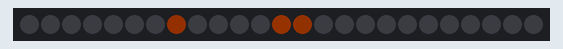
Recording of a sketch running on a simulated ESP32. Shown: 25 RGB LEDs in strip order, left to right. Dim RGB values are drawn brighter than linear; random numbers use the default seed unless the sketch sets one.

Above: at 0.08 s.
At 3.96 s:
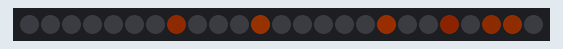
At 8.0 s:
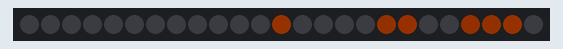
At 16.04 s:
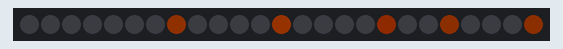
At 26.59 s:
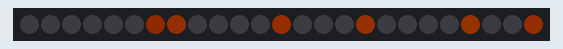
At 37.06 s:
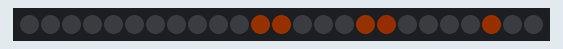

The sketch:

LED_Matrix_Patricle_Fountain.ino
```cpp
/*
 * =============================================================================
 * PARTICLE FOUNTAIN - FreeRTOS VERSION
 * =============================================================================
 *
 * Creates a particle fountain from the bottom-centre of the 5x5 RGB matrix.
 *
 * Particles:
 *   - Start at the bottom centre.
 *   - Move upward.
 *   - Drift left or right.
 *   - Slow down due to gravity.
 *   - Gradually fade.
 *   - Restart when they leave the matrix.
 *
 * FreeRTOS:
 *   Particle task -> Updates particle physics and displays each frame.
 *
 * Matrix = GPIO 7
 * =============================================================================
 */

#include <Arduino.h>
#include <Adafruit_NeoPixel.h>

#define MATRIX_PIN 7
#define NUM_LEDS   25

#define PARTICLES 8

Adafruit_NeoPixel matrix(
  NUM_LEDS,
  MATRIX_PIN,
  NEO_GRB + NEO_KHZ800
);

SemaphoreHandle_t matrixMutex;


//=============================================================================
// Particle Structure
//=============================================================================

struct Particle
{
  float x;
  float y;

  float dx;
  float dy;

  uint8_t brightness;
};

Particle particles[PARTICLES];


//=============================================================================
// Matrix Mapping
//=============================================================================

int pixelXY(int x, int y)
{
  if (y % 2 == 0)
    return y * 5 + x;

  return y * 5 + (4 - x);
}


//=============================================================================
// Reset Particle
//=============================================================================

void resetParticle(int i)
{
  // Start at bottom centre.
  particles[i].x = 2;
  particles[i].y = 0;

  // Random horizontal drift.
  particles[i].dx =
    random(-10, 11) / 20.0;

  // Initial upward velocity.
  particles[i].dy =
    random(10, 20) / 10.0;

  particles[i].brightness =
    random(150, 256);
}


//=============================================================================
// Particle Animation Task
//=============================================================================

void particleTask(void *parameter)
{
  while (true)
  {
    if (xSemaphoreTake(
          matrixMutex,
          portMAX_DELAY
        ) == pdTRUE)
    {
      matrix.clear();

      for (int i = 0;
           i < PARTICLES;
           i++)
      {
        //=================================================
        // Update position.
        //=================================================

        particles[i].x +=
          particles[i].dx;

        particles[i].y +=
          particles[i].dy;

        //=================================================
        // Gravity.
        //=================================================

        particles[i].dy -= 0.08;

        //=================================================
        // Fade particle.
        //=================================================

        if (particles[i].brightness > 10)
        {
          particles[i].brightness -= 8;
        }
        else
        {
          particles[i].brightness = 0;
        }

        //=================================================
        // Convert floating-point position to matrix cell.
        //=================================================

        int x =
          round(particles[i].x);

        int y =
          round(particles[i].y);

        //=================================================
        // Draw particle if it is inside the matrix.
        //=================================================

        if (x >= 0 && x < 5 &&
            y >= 0 && y < 5)
        {
          uint8_t b =
            particles[i].brightness;

          matrix.setPixelColor(
            pixelXY(x, y),
            matrix.Color(
              b,
              b / 3,
              0
            )
          );
        }

        //=================================================
        // Restart finished particles.
        //=================================================

        if (
          particles[i].y > 5 ||
          particles[i].x < -1 ||
          particles[i].x > 5 ||
          particles[i].brightness == 0
        )
        {
          resetParticle(i);
        }
      }

      matrix.show();

      xSemaphoreGive(matrixMutex);
    }

    // Update the fountain approximately every 80 ms.
    vTaskDelay(
      pdMS_TO_TICKS(80)
    );
  }
}


//=============================================================================
// Setup
//=============================================================================

void setup()
{
  matrix.begin();

  matrix.setBrightness(25);

  matrix.clear();
  matrix.show();

  randomSeed(
    (uint32_t)esp_random()
  );

  for (int i = 0;
       i < PARTICLES;
       i++)
  {
    resetParticle(i);
  }

  matrixMutex =
    xSemaphoreCreateMutex();

  xTaskCreatePinnedToCore(
    particleTask,
    "ParticleFountain",
    4096,
    NULL,
    1,
    NULL,
    1
  );
}


//=============================================================================
// Arduino Loop
//=============================================================================

void loop()
{
  vTaskDelay(
    pdMS_TO_TICKS(1000)
  );
}
```
